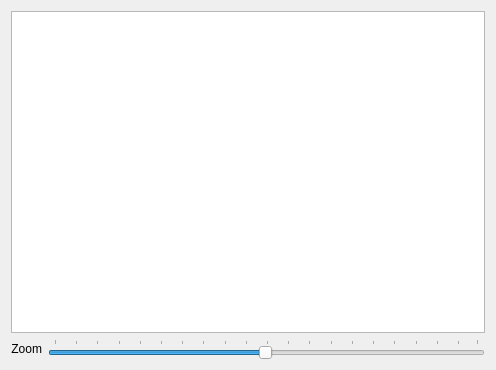
<?xml version="1.0" encoding="UTF-8"?>
<ui version="4.0">
 <class>Form</class>
 <widget class="QWidget" name="Form">
  <property name="geometry">
   <rect>
    <x>0</x>
    <y>0</y>
    <width>496</width>
    <height>370</height>
   </rect>
  </property>
  <property name="windowTitle">
   <string>Form</string>
  </property>
  <layout class="QVBoxLayout" name="verticalLayout">
   <item>
    <widget class="QGraphicsView" name="graphicsView"/>
   </item>
   <item>
    <layout class="QHBoxLayout" name="horizontalLayout">
     <item>
      <widget class="QLabel" name="label">
       <property name="text">
        <string>Zoom</string>
       </property>
       <property name="alignment">
        <set>Qt::AlignRight|Qt::AlignTrailing|Qt::AlignVCenter</set>
       </property>
      </widget>
     </item>
     <item>
      <widget class="QSlider" name="horizontalSlider">
       <property name="minimum">
        <number>1</number>
       </property>
       <property name="maximum">
        <number>200</number>
       </property>
       <property name="value">
        <number>100</number>
       </property>
       <property name="orientation">
        <enum>Qt::Horizontal</enum>
       </property>
       <property name="invertedAppearance">
        <bool>false</bool>
       </property>
       <property name="tickPosition">
        <enum>QSlider::TicksAbove</enum>
       </property>
       <property name="tickInterval">
        <number>10</number>
       </property>
      </widget>
     </item>
    </layout>
   </item>
  </layout>
 </widget>
 <resources/>
 <connections/>
</ui>
